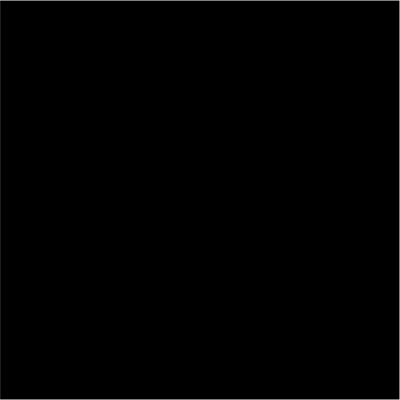
Frame 1 (no input)
Frame 60 (no input): identical to frame 1, image omitted
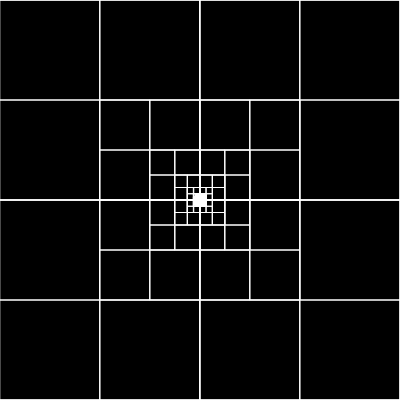
Frame 120 (the mouse pressed at the canvas centre since frame 60)

The p5.js sketch that drew these frames (run headless with seeded random() and noise() and a simulated clock; from frame 60 on, the mouse is pressed at the canvas centre):

// p5.js sketch
// ── sketch.js
let qTree


function setup()
{
  createCanvas(400, 400)

  let boundary = new Rectangle(200, 200, 200, 200)
  qTree = new QuadTree(boundary, 4) 



  // for (let i=0; i<200; i++)
  // {
  //   let p = new Point(random(width), random(height))
  //   qTree.insert(p)
  // }


  print(qTree)




}


function draw()
{
  background(0)
  qTree.show()



  if (mouseIsPressed)
  {
    for (i=0; i<5; i++)
    {
      let m = new Point(mouseX+random(-5,5), mouseY+random(-5,5))
      qTree.insert(m)
    }


  }



}
// ── quadtree.js
class Point 
{
  constructor(x, y) 
  {
    this.x = x
    this.y = y
  }
}




class Rectangle
{
	constructor(x,y,w,h)
	{
		this.x=x
		this.y=y
		this.w=w
		this.h=h
	}

	contains(point)
	{
		return (point.x>this.x-this.w && 
				point.x<this.x+this.w && 
				point.y>this.y-this.h && 
				point.y<this.y+this.h)
	}
}


class QuadTree
{
	constructor(boundary, n)
	{
		this.boundary=boundary
		this.capacity=n
		this.points=[]
		this.divided = false
	}


	subdivide()
	{
		let x = this.boundary.x
		let y = this.boundary.y
		let w = this.boundary.w
		let h = this.boundary.h


		let ne = new Rectangle(x+w/2, y-h/2, w/2, h/2)
		this.ne = new QuadTree(ne, this.capacity)

		let nw = new Rectangle(x-w/2, y-h/2, w/2, h/2)
		this.nw = new QuadTree(nw, this.capacity)

		let sw = new Rectangle(x-w/2, y+h/2, w/2, h/2)
		this.sw = new QuadTree(sw, this.capacity)

		let se = new Rectangle(x+w/2, y+h/2, w/2, h/2)
		this.se = new QuadTree(se, this.capacity)



		this.divided = true
	}

	insert(point)
	{
		if(!this.boundary.contains(point))
		{
			return false
		}


		if (this.points.length < this.capacity)
		{
			this.points.push(point)
			return true
		}
		else
		{
			if(this.divided==false)
			{
				this.subdivide()
			}

			if (this.ne.insert(point)) return true
			if (this.nw.insert(point)) return true
			if (this.sw.insert(point)) return true
			if (this.se.insert(point)) return true
		}
	}

show() {
    stroke(255);
    noFill();
    strokeWeight(1);
    rectMode(CENTER);
    rect(
      this.boundary.x,
      this.boundary.y,
      this.boundary.w * 2,
      this.boundary.h * 2
    );
    for (let p of this.points) {
      strokeWeight(2);
      point(p.x, p.y);
    }

    if (this.divided) {
      this.ne.show();
      this.nw.show();
      this.se.show();
      this.sw.show();
    }
  }
}
